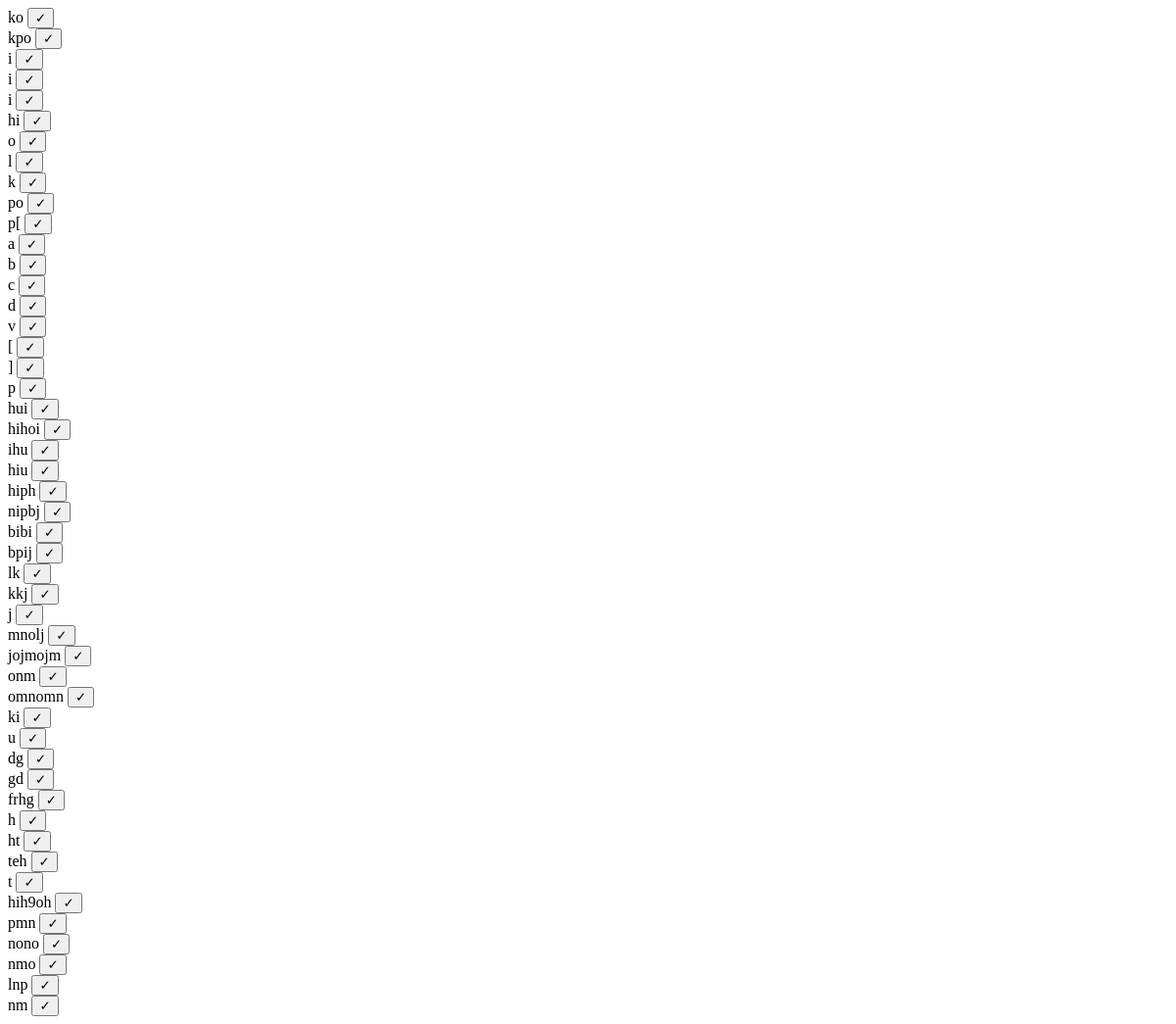
/meetings/todos/ (signed in), run on an earlier commit of the app's database.
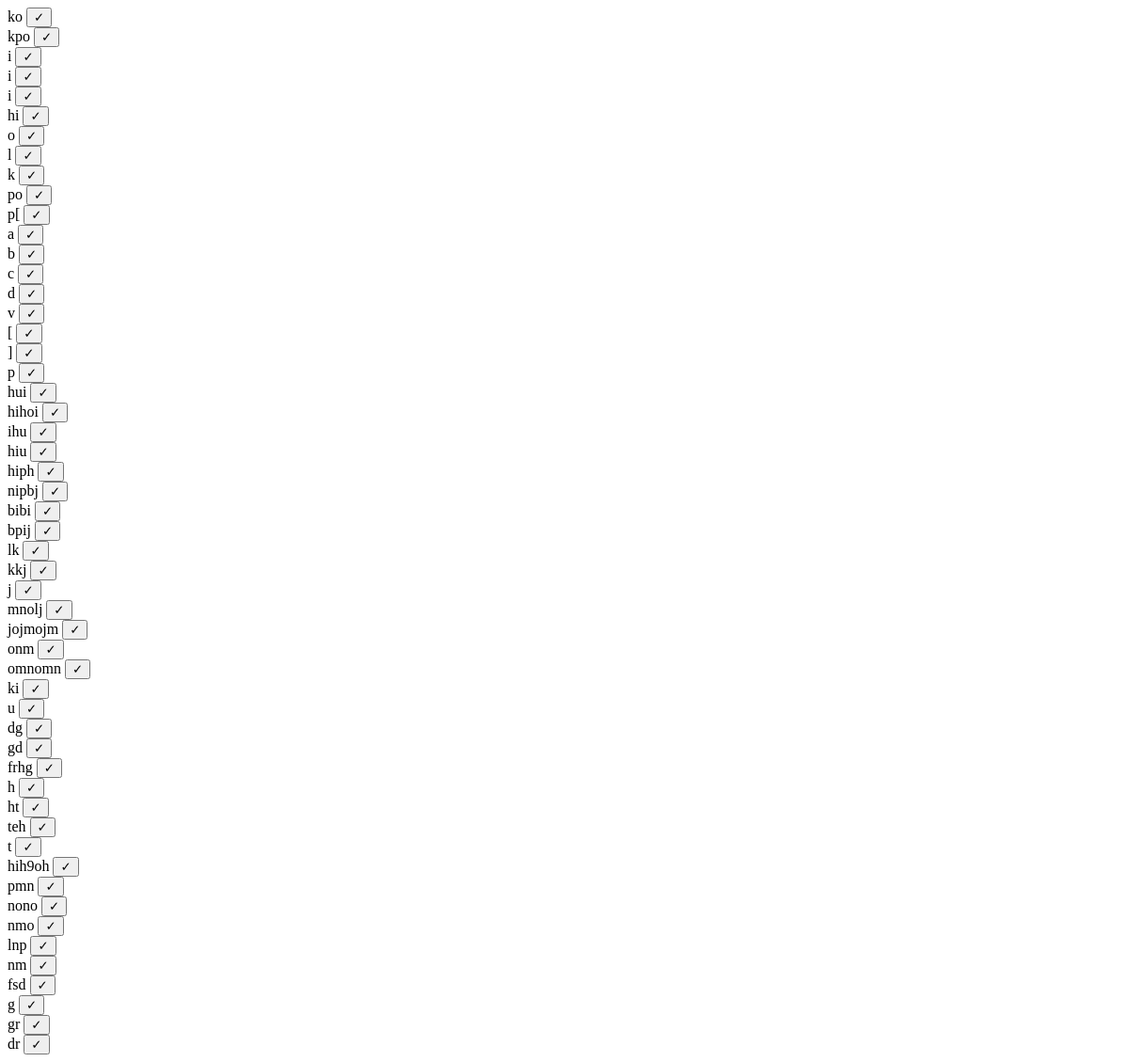
And on a later commit of the database.
### meetings/models.py (models this page shows, shortened)
class Todo(models.Model):
    user = models.ForeignKey(
        get_user_model(),
        on_delete=models.CASCADE
    )
    name = models.CharField(max_length=50)
    done = models.BooleanField(default=False)

### meetings/views.py (the view)
# urls.py: path("todos/", views.todo_list, name="todo_list"),
@login_required
def todo_list(request):
    todos = Todo.objects.filter(
        user=request.user
    )
    return render(request, "website/todo_list.html", {
        "todos": todos
    })

### templates/website/todo_list.html
<div id="todo-list">
    {% for todo in todos %}
        {% include "website/todo_item.html" %}
    {% empty %}
        <div>No todos yet!</div>
    {% endfor %}
</div>

### templates/website/todo_item.html
<div id="todo-{{ todo.id }}" class="todo-bullet">
    <span>{{ todo.name }}</span>
    <button
        hx-post="{% url 'todo_complete' todo.id %}"
        hx-headers='{"X-CSRFToken": "{{ csrf_token }}"}'
        hx-target="closest div"
        hx-swap="outerHTML"
        hx-confirm="Mark this item as completed?"
        class="in-button checkmark">
        ✓
    </button>
</div>

What changed in the data, as far as the page shows it:
added Todo: name "fsd"
added Todo: name "g"
added Todo: name "gr"
added Todo: name "dr"
